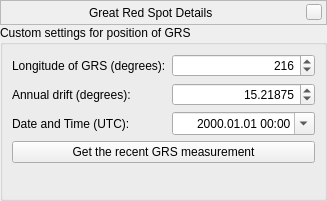
<?xml version="1.0" encoding="UTF-8"?>
<ui version="4.0">
 <class>GreatRedSpotDialogForm</class>
 <widget class="QWidget" name="GreatRedSpotDialogForm">
  <property name="geometry">
   <rect>
    <x>0</x>
    <y>0</y>
    <width>327</width>
    <height>201</height>
   </rect>
  </property>
  <layout class="QVBoxLayout" name="verticalLayout">
   <property name="spacing">
    <number>0</number>
   </property>
   <property name="leftMargin">
    <number>0</number>
   </property>
   <property name="topMargin">
    <number>0</number>
   </property>
   <property name="rightMargin">
    <number>0</number>
   </property>
   <property name="bottomMargin">
    <number>0</number>
   </property>
   <item>
    <widget class="BarFrame" name="TitleBar">
     <property name="minimumSize">
      <size>
       <width>16</width>
       <height>25</height>
      </size>
     </property>
     <property name="maximumSize">
      <size>
       <width>16777215</width>
       <height>25</height>
      </size>
     </property>
     <property name="frameShape">
      <enum>QFrame::StyledPanel</enum>
     </property>
     <layout class="QHBoxLayout">
      <property name="leftMargin">
       <number>0</number>
      </property>
      <property name="topMargin">
       <number>0</number>
      </property>
      <property name="rightMargin">
       <number>4</number>
      </property>
      <property name="bottomMargin">
       <number>0</number>
      </property>
      <item>
       <spacer>
        <property name="orientation">
         <enum>Qt::Horizontal</enum>
        </property>
        <property name="sizeHint" stdset="0">
         <size>
          <width>40</width>
          <height>20</height>
         </size>
        </property>
       </spacer>
      </item>
      <item>
       <widget class="QLabel" name="stelWindowTitle">
        <property name="palette">
         <palette>
          <active/>
          <inactive/>
          <disabled/>
         </palette>
        </property>
        <property name="font">
         <font/>
        </property>
        <property name="text">
         <string>Great Red Spot Details</string>
        </property>
       </widget>
      </item>
      <item>
       <spacer>
        <property name="orientation">
         <enum>Qt::Horizontal</enum>
        </property>
        <property name="sizeHint" stdset="0">
         <size>
          <width>40</width>
          <height>20</height>
         </size>
        </property>
       </spacer>
      </item>
      <item>
       <widget class="QPushButton" name="closeStelWindow">
        <property name="minimumSize">
         <size>
          <width>16</width>
          <height>16</height>
         </size>
        </property>
        <property name="maximumSize">
         <size>
          <width>16</width>
          <height>16</height>
         </size>
        </property>
        <property name="focusPolicy">
         <enum>Qt::NoFocus</enum>
        </property>
        <property name="text">
         <string/>
        </property>
       </widget>
      </item>
     </layout>
    </widget>
   </item>
   <item>
    <widget class="QGroupBox" name="greatRedSpotGroupBox">
     <property name="enabled">
      <bool>true</bool>
     </property>
     <property name="title">
      <string>Custom settings for position of GRS</string>
     </property>
     <layout class="QGridLayout" name="gridLayout">
      <item row="4" column="0">
       <spacer name="verticalSpacer">
        <property name="orientation">
         <enum>Qt::Vertical</enum>
        </property>
        <property name="sizeHint" stdset="0">
         <size>
          <width>20</width>
          <height>40</height>
         </size>
        </property>
       </spacer>
      </item>
      <item row="1" column="1">
       <widget class="QDoubleSpinBox" name="driftDoubleSpinBox">
        <property name="alignment">
         <set>Qt::AlignRight|Qt::AlignTrailing|Qt::AlignVCenter</set>
        </property>
        <property name="decimals">
         <number>5</number>
        </property>
        <property name="minimum">
         <double>-90.000000000000000</double>
        </property>
        <property name="maximum">
         <double>90.000000000000000</double>
        </property>
        <property name="singleStep">
         <double>0.000100000000000</double>
        </property>
        <property name="value">
         <double>15.218750000000000</double>
        </property>
       </widget>
      </item>
      <item row="2" column="1">
       <widget class="QDateTimeEdit" name="jdDateTimeEdit">
        <property name="inputMethodHints">
         <set>Qt::ImhDate|Qt::ImhPreferNumbers|Qt::ImhTime</set>
        </property>
        <property name="alignment">
         <set>Qt::AlignRight|Qt::AlignTrailing|Qt::AlignVCenter</set>
        </property>
        <property name="displayFormat">
         <string>yyyy.MM.dd hh:mm</string>
        </property>
        <property name="calendarPopup">
         <bool>true</bool>
        </property>
       </widget>
      </item>
      <item row="1" column="0">
       <widget class="QLabel" name="driftLabel">
        <property name="inputMethodHints">
         <set>Qt::ImhNone</set>
        </property>
        <property name="text">
         <string>Annual drift (degrees):</string>
        </property>
        <property name="alignment">
         <set>Qt::AlignLeading|Qt::AlignLeft|Qt::AlignVCenter</set>
        </property>
       </widget>
      </item>
      <item row="0" column="0">
       <widget class="QLabel" name="longitudeLabel">
        <property name="text">
         <string>Longitude of GRS (degrees):</string>
        </property>
       </widget>
      </item>
      <item row="0" column="1">
       <widget class="QSpinBox" name="longitudeSpinBox">
        <property name="alignment">
         <set>Qt::AlignRight|Qt::AlignTrailing|Qt::AlignVCenter</set>
        </property>
        <property name="maximum">
         <number>359</number>
        </property>
        <property name="value">
         <number>216</number>
        </property>
       </widget>
      </item>
      <item row="2" column="0">
       <widget class="QLabel" name="jdLabel">
        <property name="toolTip">
         <string/>
        </property>
        <property name="whatsThis">
         <string>Extinction is the loss of star brightness due to Earth's atmosphere. It is given in mag/airmass, where airmass is number of atmospheres light has to pass. (zenith: 1; horizon: about 40)</string>
        </property>
        <property name="text">
         <string>Date and Time (UTC):</string>
        </property>
       </widget>
      </item>
      <item row="3" column="0" colspan="2">
       <widget class="QPushButton" name="recentGrsMeasurementPushButton">
        <property name="toolTip">
         <string/>
        </property>
        <property name="text">
         <string>Get the recent GRS measurement</string>
        </property>
        <property name="flat">
         <bool>false</bool>
        </property>
       </widget>
      </item>
     </layout>
    </widget>
   </item>
  </layout>
 </widget>
 <customwidgets>
  <customwidget>
   <class>BarFrame</class>
   <extends>QFrame</extends>
   <header>Dialog.hpp</header>
   <container>1</container>
  </customwidget>
 </customwidgets>
 <tabstops>
   <tabstop>longitudeSpinBox</tabstop>
   <tabstop>driftDoubleSpinBox</tabstop>
   <tabstop>jdDateTimeEdit</tabstop>
   <tabstop>recentGrsMeasurementPushButton</tabstop>
 </tabstops>
 <resources/>
 <connections/>
</ui>
